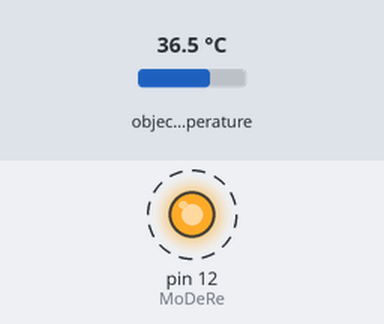
Simulated run of this sketch. Board: Arduino Uno, built with avr-gcc and run on an emulated ATmega328P. Shown: output pins drawn as LEDs (lit = HIGH). Dashed ring = blinking. Inputs (shaded band) come from the test bench; at power-on: object temperature 36.5 °C.

Above: at 0.5 s.
Timing chart, 0 to 3.0 s (numbered marks = the images above):
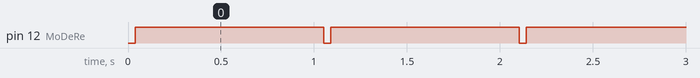

Measured:
- by itself, pin 12 (MoDeRe): alternates HIGH for 1.0 s and LOW for 0.04 s

The sketch:

master_final.ino
```cpp
#define debug_flag 0 // For debugging purpose enable debug_flag to '1'
#include <Wire.h>
#include <Adafruit_MLX90614.h>
Adafruit_MLX90614 mlx = Adafruit_MLX90614();

#include<SoftwareSerial.h>
SoftwareSerial serial1(14, 12); // D5,D6 - rx,tx :- From Slave NodeMCU to Master NodeMCU
SoftwareSerial serial2 (0, 2); // D3,D4 - rx,tx :- From Master NodeMCU to TTL

uint8_t MoDeRe = 12; // D7 :- To Driver enable and Receiver enable the TTL convertor

int C_tot, C_avg, sample = 50;
String str = "";
String str2 = "";
String str3 = "";

void temp_monitor_master() {
  for (int i = 1; i <= sample ; i++) {
    if (debug_flag) {
      Serial.print("Ambient = ");
      Serial.print(mlx.readAmbientTempC());
      Serial.print("*C\tObject = ");
      Serial.print(mlx.readObjectTempC());
      Serial.println("*C");
    }
    C_tot = C_tot + mlx.readObjectTempC();
    //    delay(100);
  }
  C_avg = C_tot / sample;
  if (debug_flag) {
    Serial.print("Samples: ");
    Serial.println(sample);
    Serial.print("Average Celsius = ");
    Serial.print(C_avg);
    Serial.println("*C");
  }
  if ((sample > 5 && sample < 100) && (C_avg > 20 && C_avg < 80) ) {
    if (debug_flag) {
      Serial.println("Controller 1 (Master):");
    }
    {
      digitalWrite(MoDeRe, HIGH);
      str = String("<0") + String(C_avg) + String(" 0") +  String (sample) + String("> ");
      str2 = serial1.readStringUntil('\n');
      str3 = str + str2;
      if (debug_flag) {
        Serial.println(str);
        Serial.println(str2);
        Serial.println(str3);
      }
      serial2.println(str3);
      if (debug_flag) {
        Serial.println(str3);
      }
      digitalWrite(MoDeRe, LOW);
    }
    C_avg = 0;
    C_tot = 0;
  }
}

void setup() {
  Serial.begin(9600);
  serial1.begin(9600);
  serial2.begin(9600);
  mlx.begin();
  if (debug_flag) {
    Serial.println("Setup is running");
  }
  pinMode(MoDeRe, OUTPUT);
}

void loop() {
  temp_monitor_master();
}
```
